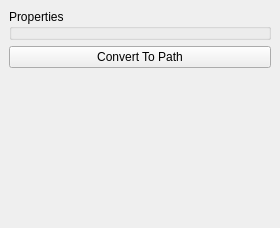
<?xml version="1.0" encoding="UTF-8"?>
<ui version="4.0">
 <class>PathToolOptionWidget</class>
 <widget class="QWidget" name="PathToolOptionWidget">
  <property name="geometry">
   <rect>
    <x>0</x>
    <y>0</y>
    <width>280</width>
    <height>228</height>
   </rect>
  </property>
  <layout class="QVBoxLayout" name="verticalLayout">
   <property name="spacing">
    <number>0</number>
   </property>
   <property name="margin">
    <number>0</number>
   </property>
   <item>
    <widget class="QStackedWidget" name="stackedWidget">
     <property name="sizePolicy">
      <sizepolicy hsizetype="Preferred" vsizetype="Preferred">
       <horstretch>1</horstretch>
       <verstretch>0</verstretch>
      </sizepolicy>
     </property>
     <property name="currentIndex">
      <number>1</number>
     </property>
     <widget class="QWidget" name="pathPage">
      <layout class="QGridLayout" name="gridLayout">
       <property name="margin">
        <number>0</number>
       </property>
       <item row="0" column="0">
        <widget class="QToolButton" name="corner">
         <property name="text">
          <string>...</string>
         </property>
        </widget>
       </item>
       <item row="0" column="1">
        <widget class="QToolButton" name="smooth">
         <property name="text">
          <string>...</string>
         </property>
        </widget>
       </item>
       <item row="0" column="2">
        <widget class="QToolButton" name="symmetric">
         <property name="text">
          <string>...</string>
         </property>
        </widget>
       </item>
       <item row="0" column="3">
        <spacer>
         <property name="orientation">
          <enum>Qt::Horizontal</enum>
         </property>
         <property name="sizeHint" stdset="0">
          <size>
           <width>40</width>
           <height>20</height>
          </size>
         </property>
        </spacer>
       </item>
       <item row="0" column="5">
        <widget class="QToolButton" name="lineSegment">
         <property name="text">
          <string>...</string>
         </property>
        </widget>
       </item>
       <item row="0" column="6">
        <widget class="QToolButton" name="curveSegment">
         <property name="text">
          <string>...</string>
         </property>
        </widget>
       </item>
       <item row="0" column="7">
        <widget class="QToolButton" name="linePoint">
         <property name="text">
          <string>...</string>
         </property>
        </widget>
       </item>
       <item row="0" column="8">
        <widget class="QToolButton" name="curvePoint">
         <property name="text">
          <string>...</string>
         </property>
        </widget>
       </item>
       <item row="1" column="0">
        <widget class="QToolButton" name="addPoint">
         <property name="text">
          <string>...</string>
         </property>
        </widget>
       </item>
       <item row="1" column="1">
        <widget class="QToolButton" name="removePoint">
         <property name="text">
          <string>...</string>
         </property>
        </widget>
       </item>
       <item row="1" column="5">
        <widget class="QToolButton" name="breakPoint">
         <property name="text">
          <string>...</string>
         </property>
        </widget>
       </item>
       <item row="1" column="6">
        <widget class="QToolButton" name="breakSegment">
         <property name="text">
          <string>...</string>
         </property>
        </widget>
       </item>
       <item row="1" column="7">
        <widget class="QToolButton" name="joinSegment">
         <property name="text">
          <string>...</string>
         </property>
        </widget>
       </item>
       <item row="1" column="8">
        <widget class="QToolButton" name="mergePoints">
         <property name="text">
          <string>...</string>
         </property>
        </widget>
       </item>
       <item row="0" column="4">
        <widget class="Line" name="line">
         <property name="orientation">
          <enum>Qt::Vertical</enum>
         </property>
        </widget>
       </item>
       <item row="1" column="4">
        <widget class="Line" name="line_2">
         <property name="orientation">
          <enum>Qt::Vertical</enum>
         </property>
        </widget>
       </item>
       <item row="2" column="5">
        <spacer name="verticalSpacer_2">
         <property name="orientation">
          <enum>Qt::Vertical</enum>
         </property>
         <property name="sizeType">
          <enum>QSizePolicy::Minimum</enum>
         </property>
         <property name="sizeHint" stdset="0">
          <size>
           <width>20</width>
           <height>0</height>
          </size>
         </property>
        </spacer>
       </item>
      </layout>
     </widget>
     <widget class="QWidget" name="parameterPage">
      <property name="sizePolicy">
       <sizepolicy hsizetype="Preferred" vsizetype="Preferred">
        <horstretch>0</horstretch>
        <verstretch>1</verstretch>
       </sizepolicy>
      </property>
      <layout class="QVBoxLayout" name="verticalLayout_2">
       <item>
        <widget class="QGroupBox" name="propertiesBox">
         <property name="title">
          <string>Properties</string>
         </property>
        </widget>
       </item>
       <item>
        <widget class="QPushButton" name="convertToPath">
         <property name="text">
          <string>Convert To Path</string>
         </property>
        </widget>
       </item>
       <item>
        <spacer name="verticalSpacer">
         <property name="orientation">
          <enum>Qt::Vertical</enum>
         </property>
         <property name="sizeHint" stdset="0">
          <size>
           <width>20</width>
           <height>172</height>
          </size>
         </property>
        </spacer>
       </item>
      </layout>
     </widget>
    </widget>
   </item>
  </layout>
 </widget>
 <resources/>
 <connections/>
</ui>
